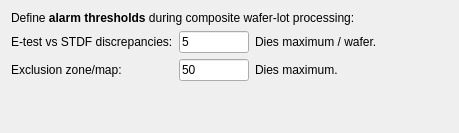
           <widget class="QWidget" name="tabWaferLot">
            <attribute name="title">
             <string>Composite / Wafer-Lot</string>
            </attribute>
            <layout class="QVBoxLayout">
             <item>
              <widget class="QLabel" name="TextLabel2_2_2_2_4_4">
               <property name="text">
                <string>Define &lt;b&gt;alarm thresholds&lt;/b&gt; during composite wafer-lot processing:</string>
               </property>
               <property name="wordWrap">
                <bool>false</bool>
               </property>
              </widget>
             </item>
             <item>
              <layout class="QHBoxLayout">
               <item>
                <layout class="QGridLayout">
                 <item row="0" column="1">
                  <layout class="QHBoxLayout">
                   <item>
                    <widget class="QLineEdit" name="lineEditCompositeEtestAlarm">
                     <property name="sizePolicy">
                      <sizepolicy hsizetype="Fixed" vsizetype="Fixed">
                       <horstretch>0</horstretch>
                       <verstretch>0</verstretch>
                      </sizepolicy>
                     </property>
                     <property name="minimumSize">
                      <size>
                       <width>70</width>
                       <height>0</height>
                      </size>
                     </property>
                     <property name="maximumSize">
                      <size>
                       <width>70</width>
                       <height>32767</height>
                      </size>
                     </property>
                     <property name="toolTip">
                      <string>Maximum discrepancies allowed for each wafer in the lot</string>
                     </property>
                     <property name="text">
                      <string>5</string>
                     </property>
                    </widget>
                   </item>
                   <item>
                    <widget class="QLabel" name="TextLabel2_2_2_2_4_4_2_2">
                     <property name="text">
                      <string>Dies maximum / wafer.</string>
                     </property>
                     <property name="wordWrap">
                      <bool>false</bool>
                     </property>
                    </widget>
                   </item>
                  </layout>
                 </item>
                 <item row="1" column="1">
                  <layout class="QHBoxLayout">
                   <item>
                    <widget class="QLineEdit" name="lineEditCompositeExclusionZoneAlarm">
                     <property name="sizePolicy">
                      <sizepolicy hsizetype="Fixed" vsizetype="Fixed">
                       <horstretch>0</horstretch>
                       <verstretch>0</verstretch>
                      </sizepolicy>
                     </property>
                     <property name="minimumSize">
                      <size>
                       <width>70</width>
                       <height>0</height>
                      </size>
                     </property>
                     <property name="maximumSize">
                      <size>
                       <width>70</width>
                       <height>32767</height>
                      </size>
                     </property>
                     <property name="toolTip">
                      <string>Maximum number of dies to force to reject on each wafer in lot (exclusion zone)</string>
                     </property>
                     <property name="text">
                      <string>50</string>
                     </property>
                    </widget>
                   </item>
                   <item>
                    <widget class="QLabel" name="TextLabel2_2_2_2_4_4_2_2_2">
                     <property name="text">
                      <string>Dies maximum.</string>
                     </property>
                     <property name="wordWrap">
                      <bool>false</bool>
                     </property>
                    </widget>
                   </item>
                  </layout>
                 </item>
                 <item row="1" column="0">
                  <widget class="QLabel" name="TextLabel2_2_2_2_4_4_2_3">
                   <property name="text">
                    <string>Exclusion zone/map:</string>
                   </property>
                   <property name="wordWrap">
                    <bool>false</bool>
                   </property>
                  </widget>
                 </item>
                 <item row="0" column="0">
                  <widget class="QLabel" name="TextLabel2_2_2_2_4_4_2">
                   <property name="text">
                    <string>E-test vs STDF discrepancies:</string>
                   </property>
                   <property name="wordWrap">
                    <bool>false</bool>
                   </property>
                  </widget>
                 </item>
                </layout>
               </item>
               <item>
                <spacer name="spacer14">
                 <property name="orientation">
                  <enum>Qt::Horizontal</enum>
                 </property>
                 <property name="sizeType">
                  <enum>QSizePolicy::Expanding</enum>
                 </property>
                 <property name="sizeHint" stdset="0">
                  <size>
                   <width>71</width>
                   <height>20</height>
                  </size>
                 </property>
                </spacer>
               </item>
              </layout>
             </item>
             <item>
              <spacer name="spacer15">
               <property name="orientation">
                <enum>Qt::Vertical</enum>
               </property>
               <property name="sizeType">
                <enum>QSizePolicy::Expanding</enum>
               </property>
               <property name="sizeHint" stdset="0">
                <size>
                 <width>20</width>
                 <height>41</height>
                </size>
               </property>
              </spacer>
             </item>
            </layout>
           </widget>
